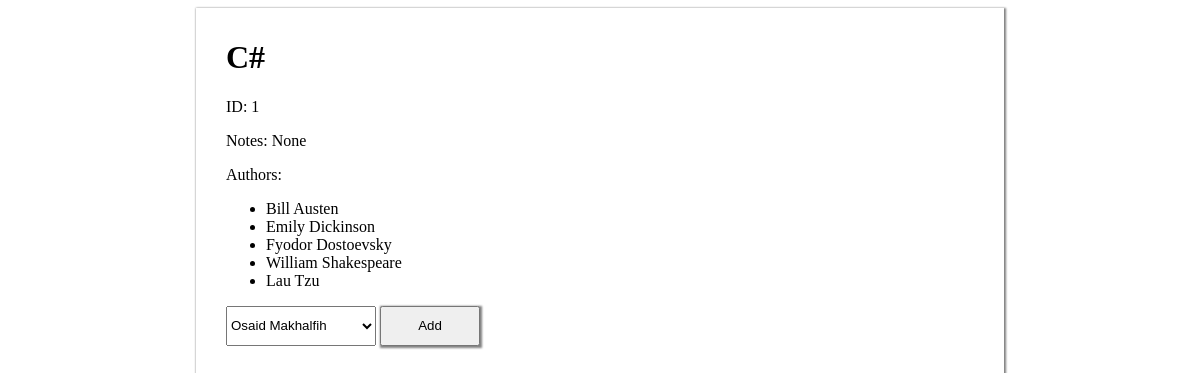
The page /view_books/1 on the database its author committed.
### books_authors_app/models.py (models this page shows)
class Books(models.Model):
    title = models.CharField(max_length = 255)
    desc = models.TextField(null = True)
    created_at = models.DateTimeField(auto_now_add = True)
    updated_at = models.DateTimeField(auto_now= True)

class Authors(models.Model):
    first_name = models.CharField(max_length = 255)
    last_name = models.CharField(max_length = 255)
    notes = models.TextField(null = True)
    books = models.ManyToManyField(Books, related_name="authors")
    created_at = models.DateTimeField(auto_now_add = True)
    updated_at = models.DateTimeField(auto_now= True)

### books_authors_app/views.py (the view)
# urls.py: path('view_books/<int:b_id>', views.viewBooks),
def viewBooks(request, b_id):# Viewing the selected book
    book = Books.objects.get(id = b_id)
    author = Authors.objects.get(id = book.id)
    print(book.title)
    request.session['title'] = book.title
    request.session['desc'] = book.desc
    request.session['id'] = b_id
    book_authors = book.authors.all()# getting all the authors of the selected book
    print(book_authors, '/'*30)
    arr = []# initiating an array to save the selected authors id inside
    for author in book_authors:
        arr.append(author.id)
        print(author.id)
    print(arr)
    final_authors = Authors.objects.exclude(id__in=arr)# excluding the authors with the selected id's
    print(final_authors, '<=' * 10)
    context = {
        'all_books': Books.objects.all(),
        'book_authors': book.authors.all(),
        'all_authors': Authors.objects.all(),
        'final': final_authors,# saving the selected authors in final key to access in the document
    }
    return render(request, 'view_book.html', context)

### books_authors_app/templates/view_book.html (shortened to what this page needs)
<!DOCTYPE html>
<html lang="en">
<head>
</head>
<body>
    <main>
        <h1>{{request.session.title}}</h1>
        <p>ID: {{request.session.id}}</p>
        <p>Notes: {{request.session.desc}}</p>
        <p>Authors:
            <ul>
                {% for author in book_authors %}
                <li>{{author.first_name}} {{author.last_name}}</li>
                {%endfor%}
            </ul>
        </p>
        <form action="add_author_book/{{request.session.id}}" method="POST">
        <select name="author" id="author">
            {% for author in final %}
            <option value="{{author.id}}">{{author.first_name}} {{author.last_name}}</option>
            {%endfor%}
        </select>
        <input type="submit" value="Add">
        </form>
    </main>
</body>
</html>

### books_authors_app/templates/view_book.html (style rules this page uses)
main { padding: 10px 10px 60px 30px ; width:768px; margin: 0 auto; box-shadow: 1px 1px 2px 1px gray; }
select { width:150px; height:40px; }
input { width:100px; height:40px; box-shadow: 1px 1px 2px 1px gray; }

### rows shown on the page
Books: session "C#"
Authors: first_name "Bill", last_name "Austen"
Authors: first_name "Emily", last_name "Dickinson"
Authors: first_name "Fyodor", last_name "Dostoevsky"
Authors: first_name "William", last_name "Shakespeare"
Authors: first_name "Lau", last_name "Tzu"

### other values the page prints
{{ request.session.id }} "1"
{{ request.session.desc }} "None"
form field author "Osaid Makhalfih"
